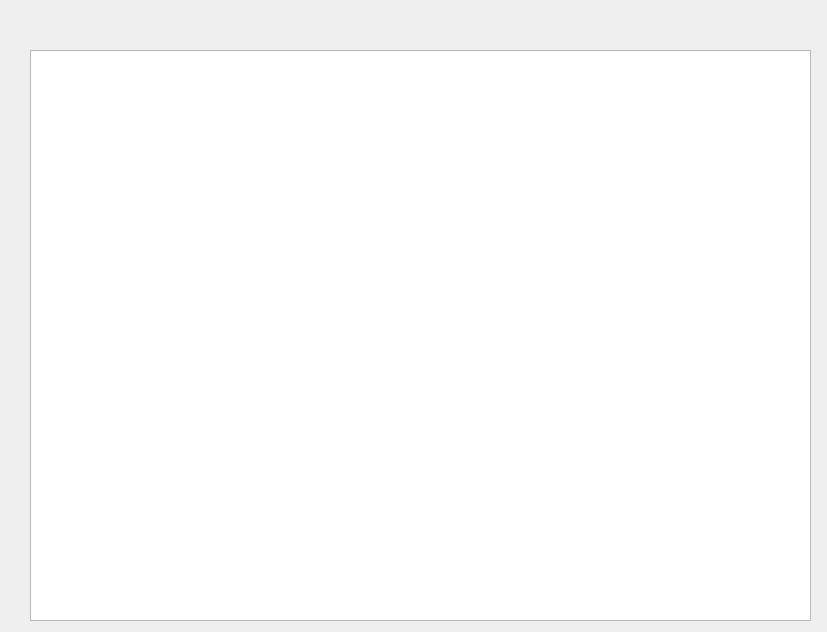
<?xml version="1.0" encoding="UTF-8"?>
<ui version="4.0">
 <class>Widget</class>
 <widget class="QWidget" name="Widget">
  <property name="geometry">
   <rect>
    <x>0</x>
    <y>0</y>
    <width>827</width>
    <height>632</height>
   </rect>
  </property>
  <property name="windowTitle">
   <string>Widget</string>
  </property>
  <widget class="QGraphicsView" name="graphicsView">
   <property name="geometry">
    <rect>
     <x>30</x>
     <y>50</y>
     <width>781</width>
     <height>571</height>
    </rect>
   </property>
   <property name="sceneRect">
    <rectf>
     <x>0.000000000000000</x>
     <y>0.000000000000000</y>
     <width>300.000000000000000</width>
     <height>300.000000000000000</height>
    </rectf>
   </property>
   <property name="alignment">
    <set>Qt::AlignLeading|Qt::AlignLeft|Qt::AlignTop</set>
   </property>
   <property name="transformationAnchor">
    <enum>QGraphicsView::NoAnchor</enum>
   </property>
  </widget>
 </widget>
 <layoutdefault spacing="6" margin="11"/>
 <resources/>
 <connections/>
</ui>
